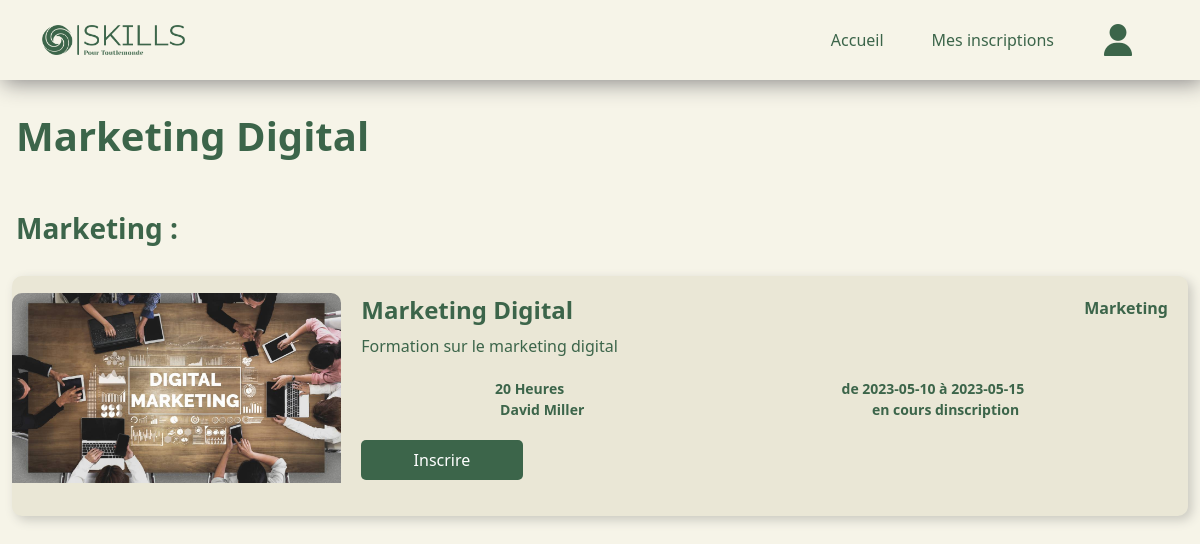
The app's page /apprenant/details.php?id_session=1 (signed in) with its own data.
### tables this page shows
CREATE TABLE sessions (
    id_session INT PRIMARY KEY AUTO_INCREMENT,
    date_debut DATE,
    date_fin DATE,
    etat VARCHAR(50),
    places INT,
    id_formation INT,
    id_formateur INT,
    FOREIGN KEY (id_formateur) REFERENCES formateurs (id_formateur),
    FOREIGN KEY (id_formation) REFERENCES formations (id_formation)

);

CREATE TABLE formations (
    id_formation INT PRIMARY KEY AUTO_INCREMENT,
    titre VARCHAR(50),
    description TEXT,
    categorie VARCHAR(50),
    image VARCHAR(100),
    mass_horaire INT
);

CREATE TABLE formateurs (
    id_formateur INT PRIMARY KEY AUTO_INCREMENT,
    nom_formateur VARCHAR(50),
    prenom_formateur VARCHAR(50),
    email_formateur VARCHAR(100),
    password_formateur VARCHAR(200)
  
);

### apprenant/details.php (the view, shortened to what this page needs)
<?php
$id_session = $_GET['id_session'];
require "../connection.php";
$id_appr = isset($_SESSION['id_appr']) ? $_SESSION['id_appr'] : "";
?>
<html lang="en">
<?php
    require "./navbar.php";
?>
<body>
    <?php
        $sql = "SELECT f.*, s.id_session, s.date_debut, s.date_fin, s.etat, s.places,
            fo.id_formateur, fo.nom_formateur, fo.prenom_formateur
            FROM formations f
            INNER JOIN sessions s ON f.id_formation = s.id_formation
            INNER JOIN formateurs fo ON s.id_formateur = fo.id_formateur
            WHERE s.id_session = :id_session
        ";
        $stmt = $pdo->prepare($sql);
        $stmt->bindParam(':id_session', $id_session);
        $stmt->execute();
        $row = $stmt->fetch(PDO::FETCH_ASSOC);
    ?>
    <div class="hero">
        <div class="container ll">
            <h1 class="grtitre"><?php echo $row['titre']; ?></h1>
            <h3 class="mntitre"><?php echo $row['categorie']; ?> : </h3>
            <div class="card">
    <form method="POST" action="">
        <div class='d-flex align-items-end'>
            <div class='bg-image hover-overlay ripple' data-mdb-ripple-color='light'>
                <img src='images/<?php echo $row['image']; ?> ' class='img-fluid' />
            </div>
            <div class='card-body'>
                <div class='d-flex justify-content-between'>
                    <h4 class='card-title'><?php echo $row['titre']; ?></h4>
                    <span class="categorie"><?php echo $row['categorie']; ?></span>
                </div>
                <p class='description'><?php echo $row['description']; ?></p>
                <div class='d-flex justify-content-around align-items-end'>
                    <span class="date"><?php echo $row['mass_horaire']; ?> Heures</span>
                    <span class="date"><?php echo "de " . $row['date_debut'] . " à " . $row['date_fin']; ?></span>
                </div>
                <div class='d-flex justify-content-around align-items-end'>
                    <span class="prof"><?php echo $row['prenom_formateur'] . ' ' . $row['nom_formateur']; ?></span>
                    <span class="etat"><?php echo $row['etat']; ?></span>
                </div>
                <input type='submit' name='submit' value='Inscrire'>
            </div>
        </div>
    </form>
</div>
        </div>
</body>
</html>

### apprenant/navbar.php (shortened to what this page needs)
<!DOCTYPE html>
<head>
    <link href="https://cdnjs.cloudflare.com/ajax/libs/font-awesome/5.10.0/css/all.min.css" rel="stylesheet">
    <link href="https://cdn.jsdelivr.net/npm/bootstrap@5.3.0-alpha1/dist/css/bootstrap.min.css" rel="stylesheet">
    <link rel="stylesheet" href="style.css">
</head>
<header>
<nav class="navbar navbar-expand-lg navbar-scroll fixed-top shadow-0">
  <div class="container">
    <a href="index.php" class="navbar-brand" ><img class="logo" src="./images/logo.png" width="70px"></a>
    <div class="collapse navbar-collapse" id="navbarSupportedContent">
      <ul class="navbar-nav ms-auto">
        <li class="nav-item">
            <a class='text-decoration-none link' href="index.php">Accueil</a>
        </li>
        <li class="nav-item">
            <?php
                    if (!empty($id_appr)) {
                        echo "<a class='text-decoration-none link' href='inscriptions.php'>Mes inscriptions</a>";
                    }
            ?>
        </li>
        <?php
                if (empty($id_appr)) {
                    echo "<li class='nav-item'><button type='button' class='btn btn-dark ms-3'><a class='text-decoration-none link' href='signin.php'>Connexion</a></button></li>";
                } else {
                    echo "<li class='nav-item'><a href = 'profile.php'><img src='./images/user.png' alt='profile' ></a></li>";
                }
        ?>
      </ul>
    </div>
  </div>
</nav>
</header>

### apprenant/navbar.php (style rules this page uses)
nav.navbar.navbar-expand-lg { background: #F6F4E8; height : 80px; box-shadow: 3px 3px 21px #8a8888; }
img.logo { width: 143px; }
a.link { color: #3C654A; }
.navbar-expand-lg .navbar-nav { flex-direction: row; align-items: center; }
li.nav-item { padding: 24px; }

### apprenant/details.php (style rules this page uses)
body { background-color: #F6F4E8; }
.container.ll { max-width: 1261px; margin-top: 90px; }
h1.grtitre { margin-left: 4px; padding: 22px 0px; font-weight: bold; color: #3c654a; }
h3.mntitre { margin-left: 4px; padding: 22px 0px; font-weight: bold; color: #3c654a; }
.card { display: flex; flex-direction: column; background-color: #eae7d6; border: none; box-shadow: 4px 4px 11px #cac9c0; color: #3c654a; height: auto; margin-bottom: 30px; border-radius: 10px; overflow: hidden; }
.bg-image.hover-overlay.ripple { height: auto; width: 28%; align-self: center; }
.img-fluid { max-width: 100%; height: auto; border-radius: 10px 10px 0 0; }
.card-body { padding: 20px; width: 72%; }
h4.card-title { font-weight: bold; margin-bottom: 10px; }
span.categorie { font-weight: bold; font-size: 16px; margin-bottom: 10px; }
p.description { margin-bottom: 20px; max-width: 100%; }
.d-flex.justify-content-around.align-items-end { margin-top: auto; }
span.prof, span.date, span.etat { font-weight: bold; font-size: 14px; margin-right: 10px; }
input[type="submit"] { margin-top: 20px; color: white; background-color: #3c654a; border: none; width: 20%; border-radius: 5px; height: 40px; }

### records on screen
sessions: id_formation.titre "Marketing Digital", id_formation.categorie "Marketing", id_formation.image (picture), id_formation.description "Formation sur le marketing digital", id_formation.mass_horaire "20", date_debut "2023-05-10", date_fin "2023-05-15", id_formateur.prenom_formateur "David", id_formateur.nom_formateur "Miller", etat "en cours dinscription"
